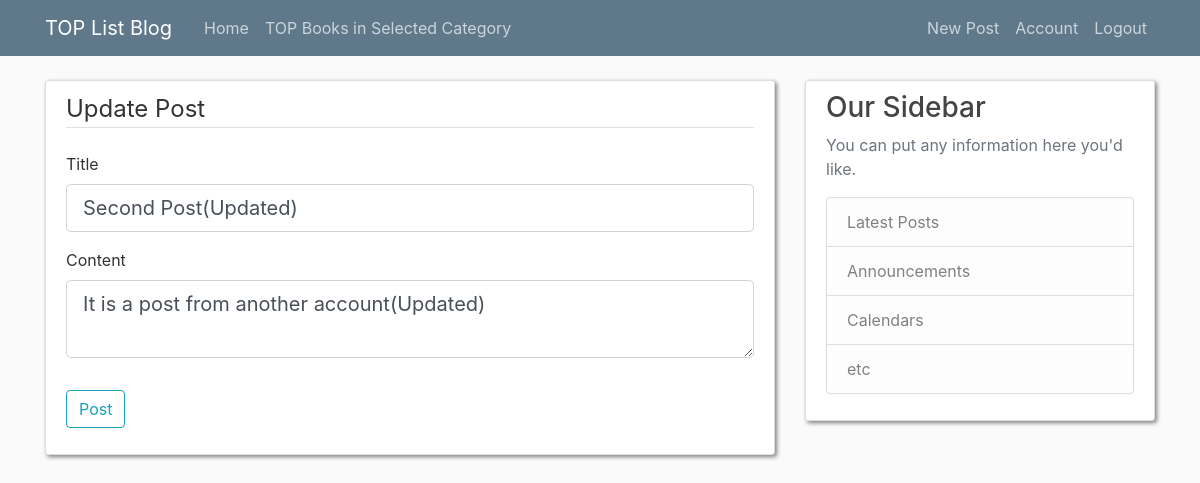
The app's page /post/2/update (signed in) with its own data.
### flaskblog/models.py (models this page shows, shortened)
class Post(db.Model):
    id = db.Column(db.Integer, primary_key=True)
    title = db.Column(db.String(100),nullable=False)
    date_posted=db.Column(db.DateTime,nullable=False,default=datetime.utcnow)
    content=db.Column(db.Text, nullable=False)
    user_id=db.Column(db.Integer,db.ForeignKey('user.id'),nullable=False)

### flaskblog/routes.py (the view)
@app.route('/post/<int:post_id>/update' , methods=['GET','POST'])
@login_required
def update_post(post_id):
    post = Post.query.get_or_404(post_id)
    if post.author != current_user:
        abort(403)
    form=PostForm()
    if form.validate_on_submit():
        post.title=form.title.data
        post.content=form.content.data
        db.session.commit()
        flash('Your post message has been Upadated!','success')
        return redirect(url_for('post',post_id=post.id))
    elif request.method=='GET':
        form.title.data=post.title
        form.content.data=post.content
    return render_template('create_post.html', title="Update Post", form=form,legend='Update Post')

### flaskblog/forms.py
class PostForm(FlaskForm):
    title=StringField('Title',validators=[DataRequired()])
    content=TextAreaField('Content', validators=[DataRequired()])
    submit=SubmitField('Post')

### flaskblog/models.py (called while the page is built)
@login_manager.user_loader
def load_user(user_id):
    return User.query.get(int(user_id))

### flaskblog/templates/create_post.html (shortened to what this page needs)
{% extends "layout.html" %}
{% block content %}
        <div class="content-section">
            <form method="POST" action="">
                <fieldset class="form-group">
                    <legend class="border-bottom mb-4">{{ legend }}</legend>
                    <div class="form-group">
                        {{ form.title.label(class="form-control-label")}}
                        {% if form.title.errors %}
                            {{ form.title(class="form-control form-control-lg is-invalid") }}
                            <div class="invalid-feedback">
                                {% for error in form.title.errors %}
                                    <span>{{ error }}</span>
                                {% endfor %}
                            </div>
                        {% else %}
                            {{ form.title(class="form-control form-control-lg") }}
                        {% endif %}
                    </div>
                    <div class="form-group">
                        {{ form.content.label(class="form-control-label")}}
                        {% if form.content.errors %}
                            {{ form.content(class="form-control form-control-lg is-invalid") }}
                            <div class="invalid-feedback">
                                {% for error in form.content.errors %}
                                    <span>{{ error }}</span>
                                {% endfor %}
                            </div>
                        {% else %}
                            {{ form.content(class="form-control form-control-lg") }}
                        {% endif %}
                    </div>
                </fieldset>
                <div class="form-group">
                    {{ form.submit(class="btn btn-outline-info")}}
                </div>
            </form>
        </div>
{% endblock content %}

### flaskblog/templates/layout.html (style rules this page uses)
body { background: #fafafa; color: #333333; margin-top: 5rem; }
.content-section { background: #ffffff; padding: 10px 20px; border: 1px solid #dddddd; border-radius: 3px; margin-bottom: 20px; box-shadow:2px 2px 4px grey; }

### records on screen
Post: title "Second Post(Updated)", content "It is a post from another account(Updated)"

### other values on screen
{{ legend }} "Update Post"
